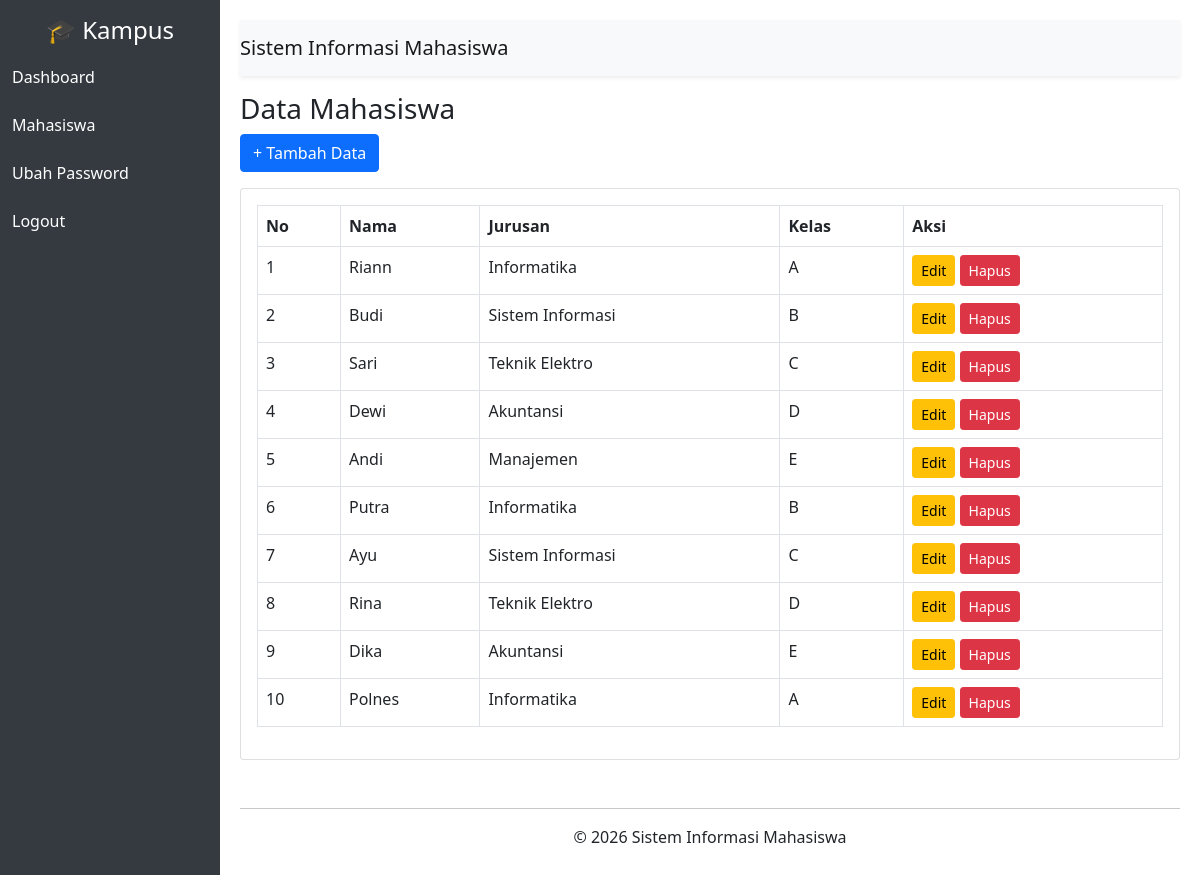
The page /mahasiswa/index.php (signed in) on the database its author committed.
### tables this page shows
CREATE TABLE `mahasiswa` (
  `id_mahasiswa` int(11) NOT NULL,
  `nama` varchar(100) DEFAULT NULL,
  `id_jurusan` int(11) DEFAULT NULL,
  `id_kelas` int(11) DEFAULT NULL
);

CREATE TABLE `jurusan` (
  `id_jurusan` int(11) NOT NULL,
  `nama_jurusan` varchar(100) DEFAULT NULL
);

CREATE TABLE `kelas` (
  `id_kelas` int(11) NOT NULL,
  `nama_kelas` varchar(50) DEFAULT NULL
);

### mahasiswa/index.php (the view)
<?php
include '../config/koneksi.php';
include '../header.php';
$data = mysqli_query($conn,"
SELECT m.*, j.nama_jurusan, k.nama_kelas
FROM mahasiswa m
JOIN jurusan j ON m.id_jurusan = j.id_jurusan
JOIN kelas k ON m.id_kelas = k.id_kelas
");
?>
<h3>Data Mahasiswa</h3>
<a href="tambah.php" class="btn btn-primary mb-3">+ Tambah Data</a>
<div class="card">
<div class="card-body">
<table class="table table-bordered">
<tr>
<th>No</th>
<th>Nama</th>
<th>Jurusan</th>
<th>Kelas</th>
<th>Aksi</th>
</tr>
<?php $no=1; while($d=mysqli_fetch_array($data)){ ?>
<tr>
<td><?= $no++ ?></td>
<td><?= $d['nama'] ?></td>
<td><?= $d['nama_jurusan'] ?></td>
<td><?= $d['nama_kelas'] ?></td>
<td>
<a href="edit.php?id=<?= $d['id_mahasiswa'] ?>" class="btn btn-warning btn-sm">Edit</a>
<a href="hapus.php?id=<?= $d['id_mahasiswa'] ?>" class="btn btn-danger btn-sm">Hapus</a>
</td>
</tr>
<?php } ?>
</table>
</div>
</div>
<?php include '../footer.php'; ?>

### header.php (shortened to what this page needs)
<!DOCTYPE html>
<html>
<head>
<link href="https://cdn.jsdelivr.net/npm/bootstrap@5.0.2/dist/css/bootstrap.min.css" rel="stylesheet">
</head>
<body>
<div class="sidebar">
    <h4 class="text-center mt-3">🎓 Kampus</h4>
<a href="http://localhost/web_mahasiswa/dashboard.php">Dashboard</a>
<a href="http://localhost/web_mahasiswa/mahasiswa/index.php">Mahasiswa</a>
<a href="http://localhost/web_mahasiswa/ubah_password.php">Ubah Password</a>
<a href="http://localhost/web_mahasiswa/logout.php">Logout</a>
</div>
<div class="content">
<nav class="navbar navbar-light bg-light shadow-sm mb-3">
    <span class="navbar-brand">Sistem Informasi Mahasiswa</span>
</nav>

### footer.php
<footer class="text-center mt-5">
<hr>
<p>© 2026 Sistem Informasi Mahasiswa</p>
</footer>
</div>
</body>
</html>

### header.php (style rules this page uses)
body { margin:0; }
.sidebar { position: fixed; width: 220px; height: 100%; background: #343a40; color: white; }
.sidebar a { color: white; display: block; padding: 12px; text-decoration: none; }
.content { margin-left: 220px; padding: 20px; }

### rows shown on the page
mahasiswa: nama "Riann", id_jurusan.nama_jurusan "Informatika", id_kelas.nama_kelas "A"
mahasiswa: nama "Budi", id_jurusan.nama_jurusan "Sistem Informasi", id_kelas.nama_kelas "B"
mahasiswa: nama "Sari", id_jurusan.nama_jurusan "Teknik Elektro", id_kelas.nama_kelas "C"
mahasiswa: nama "Dewi", id_jurusan.nama_jurusan "Akuntansi", id_kelas.nama_kelas "D"
mahasiswa: nama "Andi", id_jurusan.nama_jurusan "Manajemen", id_kelas.nama_kelas "E"
mahasiswa: nama "Putra", id_jurusan.nama_jurusan "Informatika", id_kelas.nama_kelas "B"
mahasiswa: nama "Ayu", id_jurusan.nama_jurusan "Sistem Informasi", id_kelas.nama_kelas "C"
mahasiswa: nama "Rina", id_jurusan.nama_jurusan "Teknik Elektro", id_kelas.nama_kelas "D"
mahasiswa: nama "Dika", id_jurusan.nama_jurusan "Akuntansi", id_kelas.nama_kelas "E"
mahasiswa: nama "Polnes", id_jurusan.nama_jurusan "Informatika", id_kelas.nama_kelas "A"
